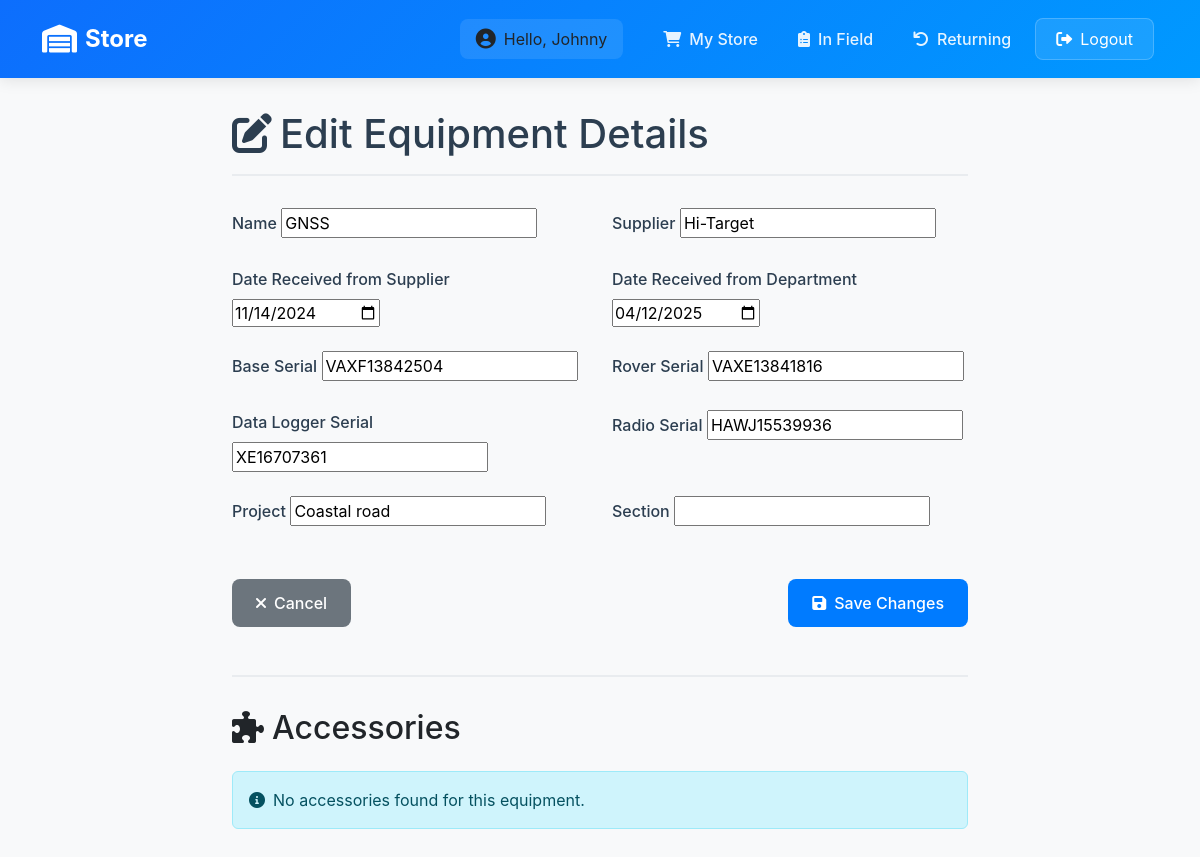
/inventory/equipment/69/edit/ (signed in), run on an earlier commit of the app's database.
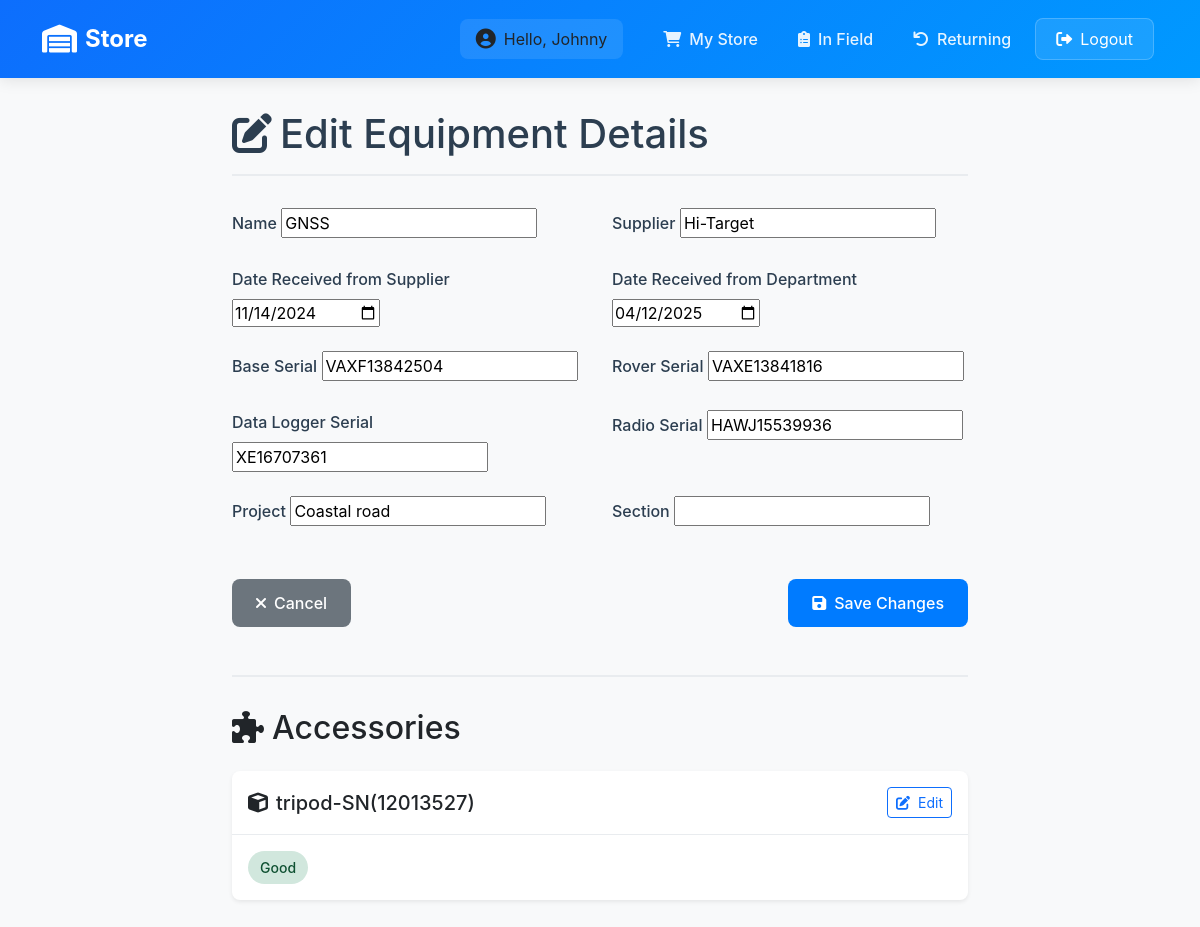
And on a later commit of the database.
### inventory/models.py (models this page shows, shortened)
class Accessory(models.Model):
    ACCESSORY_TYPES = (
        ("tripod", "Tripod"),
        ("levelling_staff", "Levelling Staff"),
        ("tracking_rod", "Tracking Rod"),
        ("reflector", "Reflector"),
        ("gps_extension_bar", "GPS Extension Bar"),
        ("bar_port", "Bar Port"),
        ("powerbank", "Powerbank"),
        ("tribach", "Tribach"),
        ("external_radio_antenna", "External Radio Antenna"),
    )
    STATUS_CHOICES = [
        ('Good', 'Good'),
        ('Needs Repair', 'Needs Repair'),
        ('Bad', 'Bad'),
    ]
    RETURN_STATUS_CHOICES = [
        ('In Use', 'In Use'),
        ('Returning', 'Returning'),
        ('With Chief Surveyor', 'With Chief Surveyor'),
        ('In Store', 'In Store'),
        ('Returned', 'Returned'),
    ]
    name = models.CharField(max_length=100)
    serial_number = models.CharField(max_length=50, unique=True, null=True, blank=True, help_text="Unique serial number for the accessory")
    equipment = models.ForeignKey(EquipmentsInSurvey, on_delete=models.CASCADE, related_name='accessories', null=True, blank=True)
    chief_surveyor = models.ForeignKey(User, on_delete=models.CASCADE, null=True, blank=True)
    surveyor_responsible = models.CharField(max_length=100, null=True, blank=True)
    status = models.CharField(max_length=20, choices=STATUS_CHOICES, default='Good', null=True, blank=True)
    return_status = models.CharField(max_length=20, choices=RETURN_STATUS_CHOICES, default='Returned', null=True, blank=True)
    comment = models.TextField(null=True, blank=True)
    image = models.ImageField(upload_to='accessory_images/', null=True, blank=True)
    date_returned = models.DateTimeField(null=True, blank=True)
    returned_by = models.ForeignKey(User, on_delete=models.SET_NULL, null=True, blank=True, related_name='returned_accessories')

### inventory/views.py (the view)
# urls.py: path('equipment/<int:id>/edit/', views.edit_equipment, name='edit_equipment'),
@login_required
def edit_equipment(request, id):
    equipment = get_object_or_404(EquipmentsInSurvey, id=id)
    if request.method == 'POST':
        form = EquipmentEditForm(request.POST, request.FILES, instance=equipment)
        if form.is_valid():
            form.save()
            messages.success(request, 'Equipment details updated successfully!')
            return redirect('equipment_detail', id=equipment.id)
    else:
        form = EquipmentEditForm(instance=equipment)
    return render(request, 'equipments/edit_equipment.html', {
        'form': form,
        'equipment': equipment
    })

### inventory/forms.py
class EquipmentEditForm(forms.ModelForm):
    class Meta:
        model = EquipmentsInSurvey
        fields = [
            'name', 'date_of_receiving_from_supplier', 'supplier',
            'base_serial', 'roover_serial', 'data_logger_serial',
            'radio_serial', 'project', 'section', 'date_receiving_from_department'
        ]
        widgets = {
            'date_of_receiving_from_supplier': forms.DateInput(attrs={'type': 'date'}),
            'date_receiving_from_department': forms.DateInput(attrs={'type': 'date'}),
        }

### inventory/context_processors.py (called while the page is built)
def is_admin(request):
    return {'is_admin': request.user.is_authenticated and request.user.is_superuser}

### inventory/templates/equipments/edit_equipment.html (shortened to what the changed rows need)
{% extends 'base_dashboard.html' %}
{% load static %}
{% block content %}
<div class="container">
    <div class="form-container">
        <h1 class="page-title">
            <i class="fas fa-edit me-2"></i>Edit Equipment Details
        </h1>
        <div class="accessories-section">
            <div class="d-flex justify-content-between align-items-center mb-4">
                <h2 class="section-title mb-0">
                    <i class="fas fa-puzzle-piece me-2"></i>Accessories
                </h2>
            </div>
            {% if equipment.accessories.all %}
                {% for accessory in equipment.accessories.all %}
                <div class="accessory-card">
                    <div class="accessory-header">
                        <h5 class="mb-0">
                            <i class="fas fa-cube me-2"></i>{{ accessory.name }}
                        </h5>
                        <a href="{% url 'edit_accessory' accessory.id %}" class="btn btn-sm btn-outline-primary">
                            <i class="fas fa-edit me-2"></i>Edit
                        </a>
                    </div>
                    <div class="accessory-body">
                        <div class="d-flex justify-content-between align-items-center">
                            <span class="accessory-status
                                {% if accessory.status == 'Good' %}status-good
                                {% elif accessory.status == 'Needs Repair' %}status-repair
                                {% else %}status-spoiled{% endif %}">
                                {{ accessory.status }}
                            </span>
                        </div>
                    </div>
                </div>
                {% endfor %}
            {% else %}
                <div class="alert alert-info">
                    <i class="fas fa-info-circle me-2"></i>No accessories found for this equipment.
                </div>
            {% endif %}
        </div>
    </div>
</div>
{% endblock %}

What changed in the data, as far as the page shows it:
added Accessory: name "tripod-SN(12013527)", status "Good"
Also different on the page:
text no longer shown: "No accessories found for this equipment."
